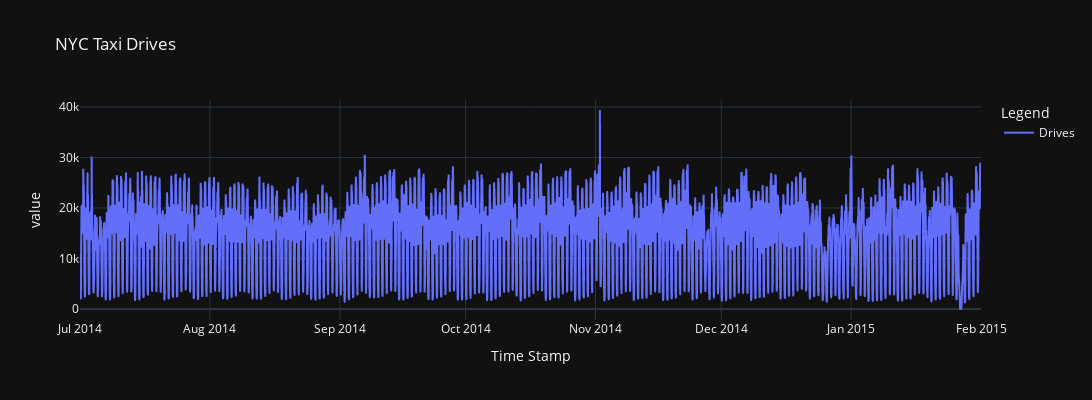

Notebook code cell kept with this figure:
### Markdown cell above
### Plot the Data

### Code cell
# Plot the Data

# Plot the Data Using PlotLy
# This will create an interactive plot of the data (You may zoom in and out).
hF = px.line(data_frame = dfData, x = 'Time Stamp', y = ['Drives'], title = 'NYC Taxi Drives', template = 'plotly_dark')
hF.update_layout(autosize = False, width = 1200, height = 400, legend_title_text = 'Legend')
hF.show()

### Figure 1 — Plotly figure (JSON) as saved in the notebook; plotly's stock layout.template omitted (floating-point values rounded to 4 significant figures; data arrays with more than 128 entries replaced by an {"elided": "..."} marker saying what was removed)
{"data": [{"hovertemplate": "variable=Drives<br>Time Stamp=%{x}<br>value=%{y}<extra></extra>", "legendgroup": "Drives", "line": {"color": "#636efa", "dash": "solid"}, "marker": {"symbol": "circle"}, "mode": "lines", "name": "Drives", "showlegend": true, "type": "scattergl", "x": {"elided": "10320 str values"}, "xaxis": "x", "y": {"elided": "10320 int values"}, "yaxis": "y"}], "layout": {"autosize": false, "height": 400, "legend": {"title": {"text": "Legend"}, "tracegroupgap": 0}, "title": {"text": "NYC Taxi Drives"}, "width": 1200, "xaxis": {"anchor": "y", "domain": [0, 1], "title": {"text": "Time Stamp"}}, "yaxis": {"anchor": "x", "domain": [0, 1], "title": {"text": "value"}}}}
